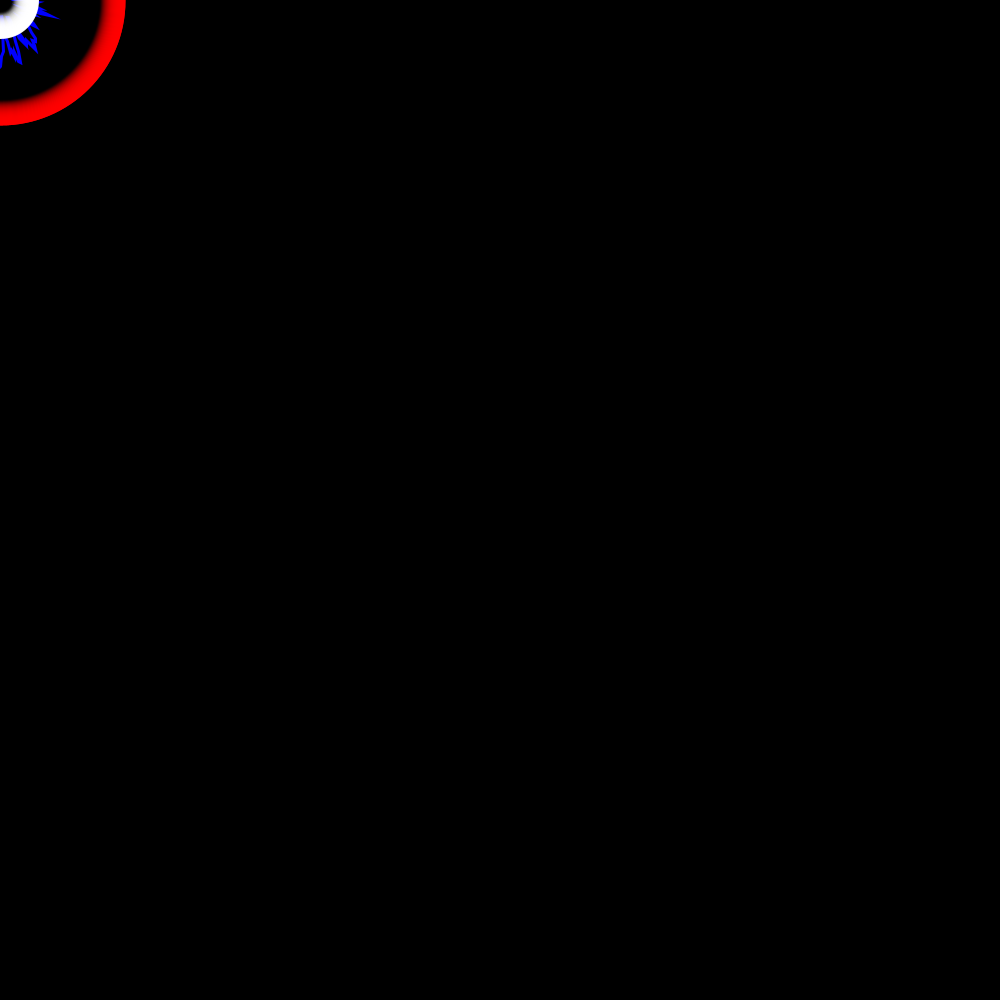
Frame 1 (no input)
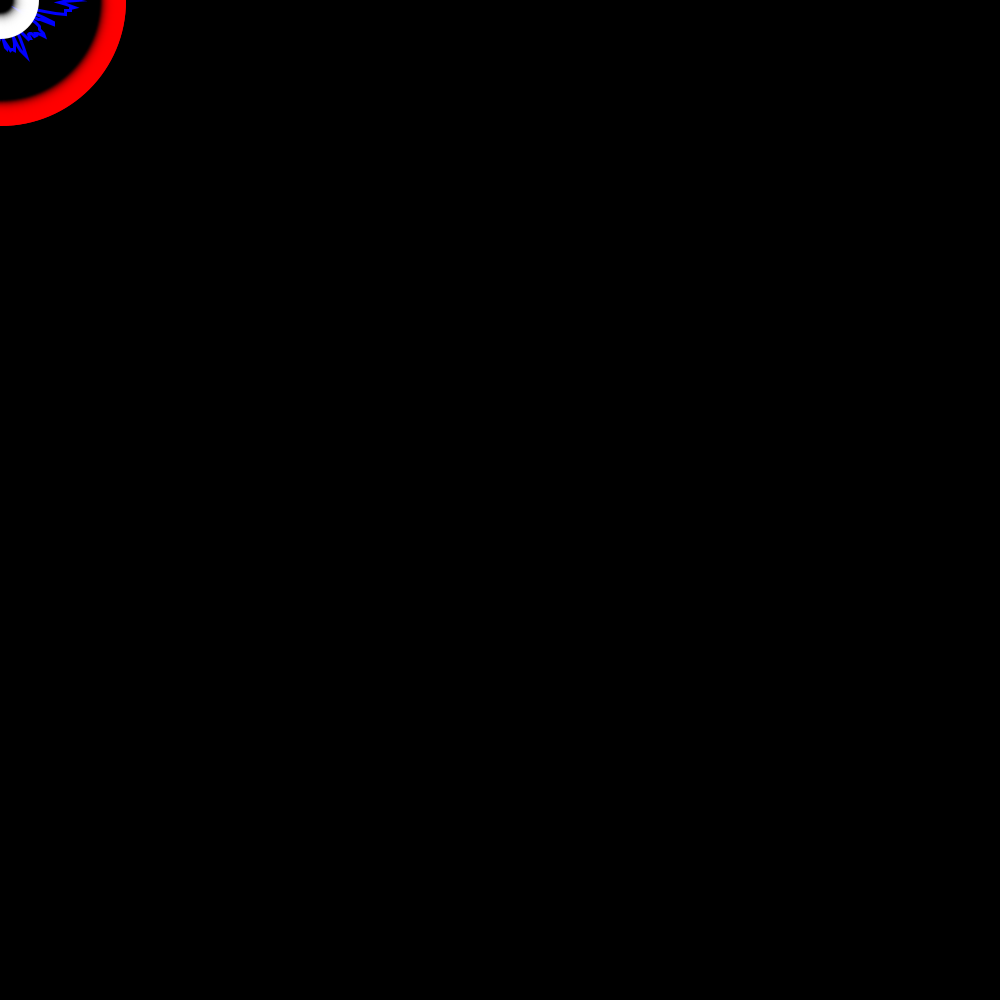
Frame 60 (the mouse pressed at the canvas centre just before this capture)
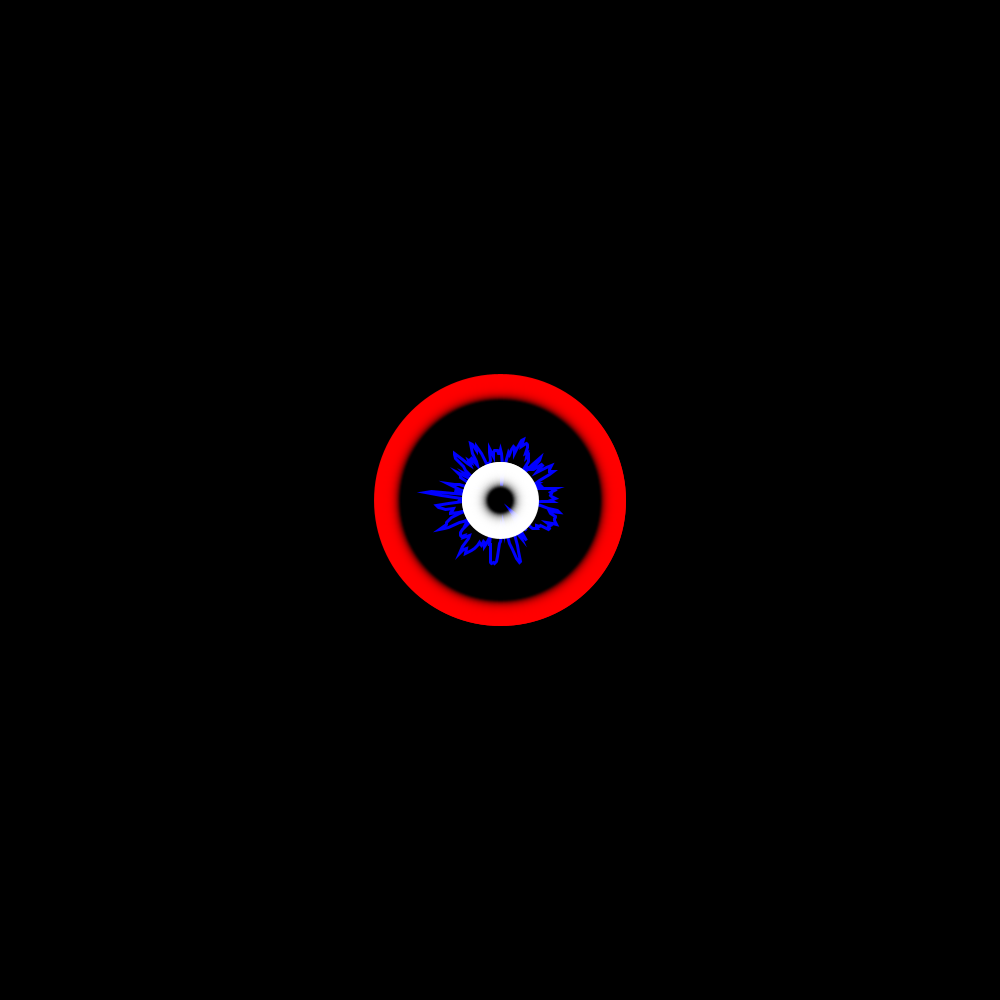
Frame 120 (the mouse held since frame 60 and released just before this capture)

The Processing sketch that drew these frames (run headless with seeded random() and noise(); from frame 60 on, the mouse is pressed at the canvas centre):

// Processing sketch: estelaClase
// ── estelaClase.pde
Estelo esteloGrande, esteloChico, esteloMedio;

void setup() {
  size(1000, 1000);
  esteloGrande = new Estelo(color(255, 0, 0), 200, false);
  esteloMedio = new Estelo(color(0, 0, 255), 100, true);
  esteloChico = new Estelo(color(255), 25, false);
  background(0);
}

void draw() {

  background(0);
  esteloGrande.renderizar();
  esteloMedio.renderizar();
  esteloChico.renderizar();
}

class Estelo {

  int[] xpos = new int[50];
  int[] ypos = new int[50];
  color c;
  int tamano;
  boolean conNoise;
  float nVal;
  float nInt = 10; // noise intensity
  float nAmp = 100; // noise amplitude
  float x = 1;
  float y = 1;
  float t = 0; // time passed
  float tChange = .02; // how quick time flies


  Estelo(color _color, int _tamano, boolean _conNoise) {
    for (int i = 0; i < xpos.length; i++) {
      xpos[i] = 0;
      ypos[i] = 0;
    }
    c = _color;
    conNoise = _conNoise;
    tamano = _tamano;
    noFill();
    strokeWeight(2);
  }

  void renderizar() {

    for (int i=0; i < xpos.length-1; i++) {
      xpos[i] = xpos[i+1];
      ypos[i] = ypos[i+1];
    }

    xpos[xpos.length-1] = mouseX;
    ypos[ypos.length-1] = mouseY;

    if (conNoise) {
      stroke(c);
      strokeWeight(3);
      beginShape();
      for (float theta = 0; theta <= TAU; theta+=TAU/266) {
        nVal = noise(cos(theta)*nInt+1, sin(theta)*nInt+1, t ); // map noise value to match the amplitude
        x = cos(theta)*tamano *nVal;
        y = sin(theta)*tamano *nVal;

        vertex(x+mouseX, y+mouseY);
      }
      endShape(CLOSE);
      t += tChange;
    } else {
      for (int i = 0; i < xpos.length; i++) {
        stroke(c, i*5);
        ellipse(xpos[i], ypos[i], i+tamano, i+tamano);
      }
    }
  }
}
